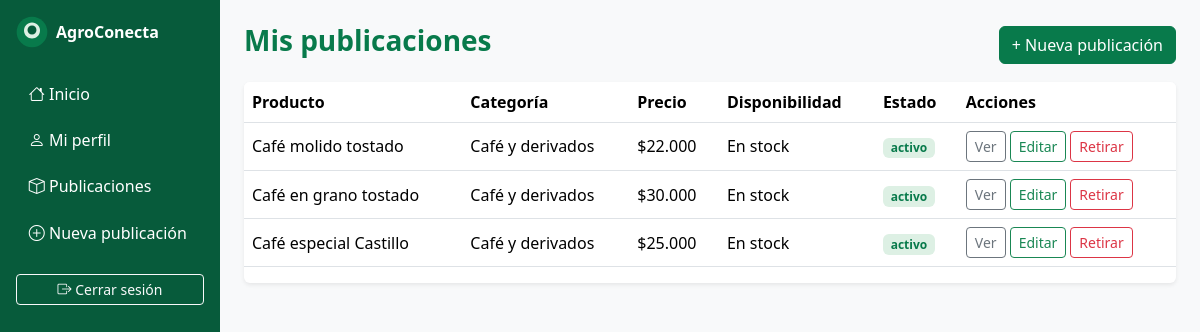
Page /panel/publicaciones (signed in) on the committed database.
### tables this page shows
CREATE TABLE IF NOT EXISTS `productos` (
  `id` int UNSIGNED NOT NULL AUTO_INCREMENT,
  `productor_id` int UNSIGNED NOT NULL,
  `categoria_id` int UNSIGNED NOT NULL,
  `nombre` varchar(150) NOT NULL,
  `descripcion` text NOT NULL,
  `tipo_producto` varchar(100) NOT NULL,
  `unidad_comercializacion` varchar(50) NOT NULL,
  `precio` decimal(12,2) DEFAULT NULL,
  `disponibilidad` enum('en_stock','agotado') NOT NULL DEFAULT 'en_stock',
  `estado_publicacion` enum('pendiente','activo','retirado','rechazado','suspendido') NOT NULL DEFAULT 'pendiente',
  `fecha_creacion` timestamp NOT NULL DEFAULT CURRENT_TIMESTAMP,
  `fecha_actualizacion` timestamp NOT NULL DEFAULT CURRENT_TIMESTAMP ON UPDATE CURRENT_TIMESTAMP,
  PRIMARY KEY (`id`),
  KEY `idx_productos_nombre` (`nombre`),
  KEY `idx_productos_categoria` (`categoria_id`),
  KEY `idx_productos_estado` (`estado_publicacion`),
  KEY `idx_productos_productor` (`productor_id`),
  KEY `idx_productos_fecha` (`fecha_creacion`)
);

CREATE TABLE IF NOT EXISTS `categorias` (
  `id` int UNSIGNED NOT NULL AUTO_INCREMENT,
  `nombre` varchar(100) NOT NULL,
  `descripcion` text,
  `imagen` varchar(255) DEFAULT NULL,
  `estado` enum('activa','inactiva') NOT NULL DEFAULT 'activa',
  `fecha_creacion` timestamp NOT NULL DEFAULT CURRENT_TIMESTAMP,
  PRIMARY KEY (`id`),
  UNIQUE KEY `nombre` (`nombre`)
);

### app/Controllers/ProducerController.php (called while the page is built, shortened)
<?php
class ProducerController extends Controller
{
    private function producer(): array
    {
        $p = (new Producer())->byUserId((int)$_SESSION['usuario_id']);
        return $p;
    }
    public function publications(): void
    {
        $prod = $this->producer();
        $productos = (new Product())->byProducer((int)$prod['id']);
        $this->view('producer/publications', compact('prod', 'productos'), 'dashboard');
    }
}

### index.php (called while the page is built, shortened)
<?php
require __DIR__ . '/config/bootstrap.php';
$router = new Router();
$router->dispatch(
    $_SERVER['REQUEST_METHOD'] ?? 'GET',
    parse_url($_SERVER['REQUEST_URI'] ?? '/', PHP_URL_PATH) ?: '/'
);

### config/bootstrap.php (called while the page is built, shortened)
<?php
spl_autoload_register(function (string $class): void {
    $rel  = substr($class, 4);
    $file = __DIR__ . '/../app/' . str_replace('\\', '/', $rel) . '.php';
});
require_once __DIR__ . '/database.php';

### config/database.php (called while the page is built, shortened)
<?php
class Database
{
    private static ?PDO $pdo = null;
    public static function connection(): PDO
    {
        if (self::$pdo === null) {
            $host = getenv('DB_HOST') ?: '127.0.0.1';
            $port = getenv('DB_PORT') ?: '3306';
            $name = getenv('DB_NAME') ?: 'agroconecta_huila';
            $user = getenv('DB_USER') ?: 'root';
            $pass = getenv('DB_PASS') ?: '';
            $dsn = "mysql:host={$host};port={$port};dbname={$name};charset=utf8mb4";
            self::$pdo = new PDO($dsn, $user, $pass, [
                PDO::ATTR_ERRMODE            => PDO::ERRMODE_EXCEPTION,
                PDO::ATTR_DEFAULT_FETCH_MODE => PDO::FETCH_ASSOC,
                PDO::ATTR_EMULATE_PREPARES   => false,
            ]);
        }
        return self::$pdo;
    }
}

### app/core/Model.php (called while the page is built, shortened)
<?php
abstract class Model
{
    public function __construct()
    {
        $this->db = \Database::connection();
    }
}

### app/Models/Producer.php (called while the page is built, shortened)
<?php
class Producer extends Model
{
    public function byUserId(int $uid): ?array
    {
        $stmt = $this->db->prepare('SELECT * FROM productores WHERE usuario_id = ? LIMIT 1');
        $stmt->execute([$uid]);
        return $stmt->fetch() ?: null;
    }
}

### app/Models/Product.php (called while the page is built, shortened)
<?php
class Product extends Model
{
    public function byProducer(int $pid): array
    {
        $stmt = $this->db->prepare(
            'SELECT pr.*, c.nombre AS categoria,
                (SELECT url_imagen FROM imagenes_productos
                 WHERE producto_id=pr.id ORDER BY es_principal DESC, orden ASC LIMIT 1) AS imagen
             FROM productos pr INNER JOIN categorias c ON c.id = pr.categoria_id
             WHERE pr.productor_id = ?
             ORDER BY pr.fecha_creacion DESC'
        );
        $stmt->execute([$pid]);
        return $stmt->fetchAll();
    }
}

### app/Helpers/Security.php (called while the page is built, shortened)
<?php
class Security
{
    public static function e(?string $v): string
    {
        return htmlspecialchars((string)$v, ENT_QUOTES | ENT_HTML5, 'UTF-8');
    }
}

### app/Views/producer/publications.php (the view, shortened to what this page needs)
<?php use App\Helpers\Security; $base = getenv('APP_URL') ?: ''; ?>
<div class="d-flex justify-content-between align-items-center mb-3">
  <h1 class="h3 text-success fw-bold">Mis publicaciones</h1>
  <a href="<?= $base ?>/panel/nueva" class="btn btn-success">+ Nueva publicación</a>
</div>
<div class="table-responsive bg-white rounded shadow-sm">
  <table class="table align-middle">
    <thead>
      <tr>
        <th>Producto</th><th>Categoría</th><th>Precio</th>
        <th>Disponibilidad</th><th>Estado</th><th>Acciones</th>
      </tr>
    </thead>
    <tbody>
      <?php foreach ($productos as $p): ?>
        <tr>
          <td><?= Security::e($p['nombre']) ?></td>
          <td><?= Security::e($p['categoria']) ?></td>
          <td><?= $p['precio'] ? '$' . number_format((float)$p['precio'], 0, ',', '.') : '—' ?></td>
          <td><?= $p['disponibilidad'] === 'en_stock' ? 'En stock' : 'Agotado' ?></td>
          <td><span class="badge bg-success-subtle text-success"><?= Security::e($p['estado_publicacion']) ?></span></td>
          <td class="d-flex gap-1">
            <a class="btn btn-sm btn-outline-secondary" href="<?= $base ?>/producto/<?= $p['id'] ?>">Ver</a>
            <a class="btn btn-sm btn-outline-success" href="<?= $base ?>/panel/editar/<?= $p['id'] ?>">Editar</a>
            <button class="btn btn-sm btn-outline-danger" onclick="retirar(<?= $p['id'] ?>)">Retirar</button>
          </td>
        </tr>
      <?php endforeach; ?>
    </tbody>
  </table>
</div>

### app/core/Router.php (shortened to what this page needs)
<?php
class Router
{
    private array $routes = [];
    private function add(string $m, string $p, array $h, array $mw): void
    {
        $this->routes[] = compact('m', 'p', 'h', 'mw');
    }
    public function dispatch(string $method, string $uri): void
    {
        $base = rtrim(str_replace('\\', '/', dirname($_SERVER['SCRIPT_NAME'] ?? '')), '/');
        if ($base !== '' && str_starts_with($uri, $base)) {
            $uri = substr($uri, strlen($base));
        }
        $uri = '/' . trim($uri, '/');
        foreach ($this->routes as $r) {
            if ($r['m'] !== $method) continue;
            $pat = '#^' . preg_replace('#\{[a-zA-Z_]+\}#', '([^/]+)', $r['p']) . '$#';
            if (preg_match($pat, $uri, $matches)) {
                array_shift($matches);
                [$class, $action] = $r['h'];
                (new $class())->{$action}(...$matches);
                return;
            }
        }
    }
}

### public/assets/css/style.css (style rules this page uses)
:root { --verde-oscuro: #075b3b; --verde: #087a4b; --verde-2: #2d9564; --verde-claro: #ddf0e4; --blanco: #ffffff; --gris-claro: #f4f6f4; --gris-medio: #e5e7eb; --gris-oscuro: #263238; --amarillo: #f5d99a; --rojo: #dc3545; }
body { background: var(--gris-claro); color: var(--gris-oscuro); font-family: "Segoe UI", system-ui, sans-serif; }
.btn-success { background: var(--verde); border-color: var(--verde); }
.text-success { color: var(--verde) !important; }
.bg-success-subtle { background: var(--verde-claro) !important; }

### rows in the picture
productos: nombre "Café molido tostado", categoria.nombre "Café y derivados", precio "22.000", disponibilidad "En stock", estado_publicacion "activo"
productos: nombre "Café en grano tostado", categoria.nombre "Café y derivados", precio "30.000", disponibilidad "En stock", estado_publicacion "activo"
productos: nombre "Café especial Castillo", categoria.nombre "Café y derivados", precio "25.000", disponibilidad "En stock", estado_publicacion "activo"
